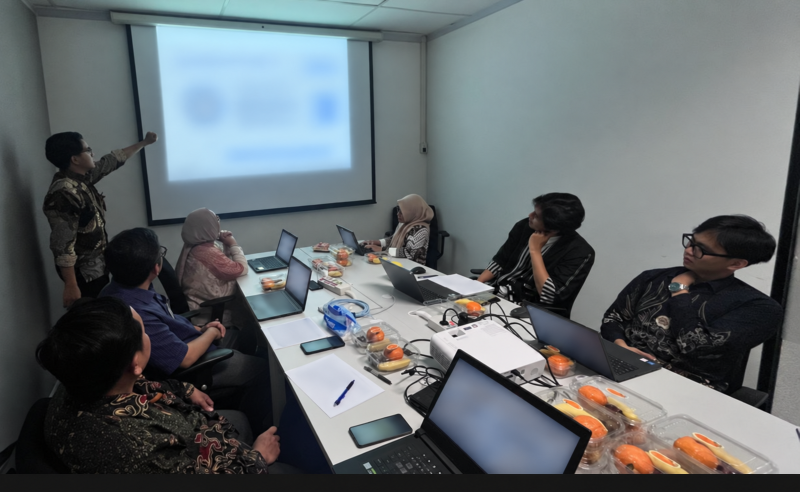
#> input picture portfolio-assets/oses-project-coordinator/real-documentary/01-real-spr-presentation.png, 1599 x 984 px (shown at 1/2 size)
$ python build_documentary.py
#> lines starting #> are read from the running program, lines starting #| are printed output that depends on the picture
"""
Resize the pre-redacted documentary photographs into the files the site uses.

Usage:
    python3 tools/build_documentary.py [--src portfolio-assets/oses-project-coordinator/real-documentary]

Input: the five PNGs, already redacted by the owner (projected slides,
documents, logos, readable names and client data covered before upload).
Output: public/assets/documentary/<name>-{640,1024,1600}.{avif,webp}.
Only resizing and re-encoding happen here: no generative edits, no retouching.
EXIF and other metadata are dropped.
"""
from __future__ import annotations

import argparse
from pathlib import Path

from PIL import Image

ROOT = Path(__file__).resolve().parents[1]
NAMES = [
    "01-real-spr-presentation",
    "02-real-crew-planning",
    "03-real-project-review",
    "04-real-client-performance-review",
    "05-real-hse-review",
]
WIDTHS = (640, 1024, 1600)


def main() -> None:
    ap = argparse.ArgumentParser()
    ap.add_argument("--src", default=str(ROOT / "portfolio-assets/oses-project-coordinator/real-documentary"))
    ap.add_argument("--out", default=str(ROOT / "public/assets/documentary"))
    args = ap.parse_args()
    src, out = Path(args.src), Path(args.out)
    out.mkdir(parents=True, exist_ok=True)
    for name in NAMES:
        path = next((p for p in (src / f"{name}{ext}" for ext in (".png", ".jpg", ".jpeg", ".webp")) if p.exists()), None)
        if not path:
            print(f"missing: {name}")
            continue
        im = Image.open(path)
#> im is the input picture: PIL image 1599x984 RGB; mean R, G, B 100.2, 106.7, 109.7
        im = im.convert("RGB")  # drops alpha and metadata
        for w in WIDTHS:
            # never upscale: a small source is written at its own size
            r = im.resize((w, round(im.height * w / im.width)), Image.LANCZOS) if w < im.width else im
            r.save(out / f"{name}-{w}.webp", "WEBP", quality=80, method=6)
            r.save(out / f"{name}-{w}.avif", "AVIF", quality=55)
#> this loop made 1 pass
#> pass 1, in main, `r = im.resize((w, round(im.height * w / im.width)), Image.LANCZOS) if ..`:
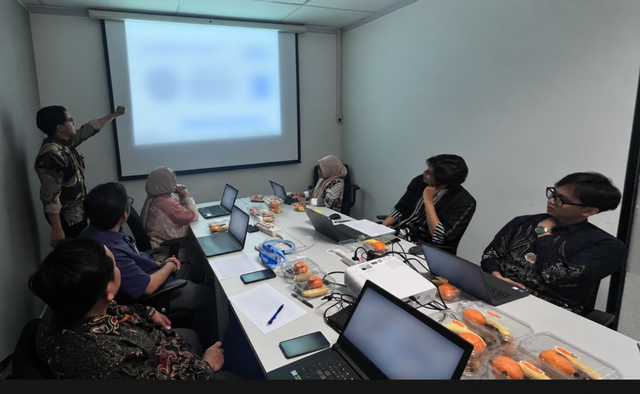
#> r: PIL image 640x394 RGB; mean R, G, B 100.2, 106.7, 109.7
        print(f"{name}: {im.width}x{im.height}")


if __name__ == "__main__":
#> (the run stopped early here; a loop or call above may not have finished)

$ run again, with portfolio-assets/oses-project-coordinator/real-documentary/05-real-hse-review.png copied over portfolio-assets/oses-project-coordinator/real-documentary/01-real-spr-presentation.png
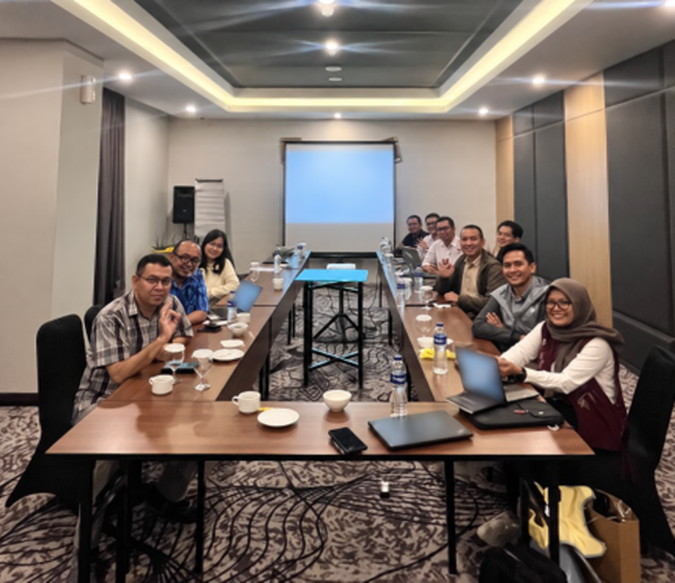
#> input picture portfolio-assets/oses-project-coordinator/real-documentary/05-real-hse-review.png, 1350 x 1165 px (shown at 1/2 size)
#> in main, im is the input picture: PIL image 1350x1165 RGB; mean R, G, B 116.8, 104.7, 97.1
#> the loop in main, `for w in WIDTHS:` made 1 pass
#> pass 1, in main, `r = im.resize((w, round(im.height * w / im.width)), Image.LANCZOS) if ..`:
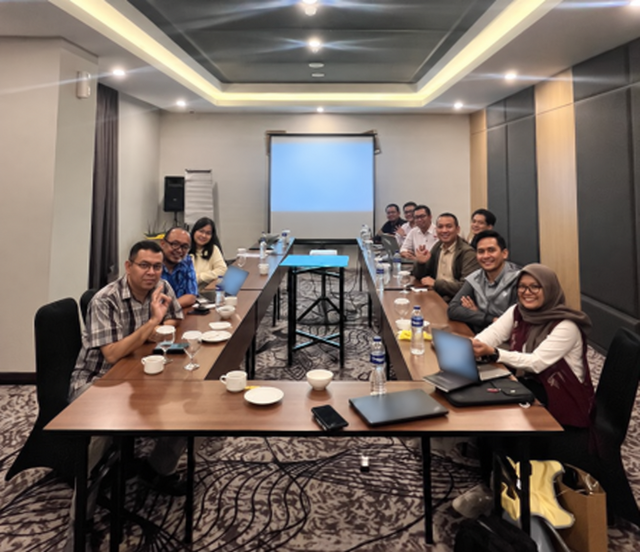
#> r: PIL image 640x552 RGB; mean R, G, B 116.8, 104.7, 97.1
